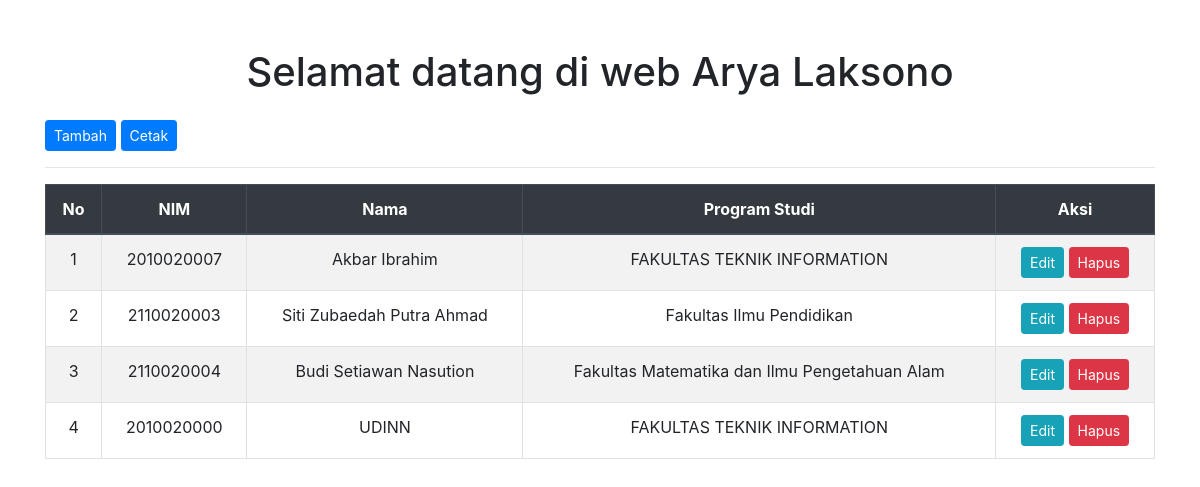
Screenshot of /index.php/mahasiswa with the database file from the repository.
### tables this page shows
CREATE TABLE `mahasiswa` (
  `id_mahasiswa` int(8) NOT NULL,
  `NIM` varchar(15) NOT NULL,
  `nama_mhs` varchar(255) NOT NULL,
  `id_prodi` int(11) DEFAULT NULL
);

CREATE TABLE `prodi` (
  `id_prodi` int(11) NOT NULL,
  `kode_prodi` varchar(10) NOT NULL,
  `nama_prodi` varchar(255) NOT NULL
);

### application/controllers/Mahasiswa.php (called while the page is built, shortened)
<?php
class Mahasiswa extends CI_Controller
{
    public function __construct()
    {
        $this->load->model('Mahasiswa_model');
        $this->load->model('Prodi_model');
    }
    public function index()
    {
        $data['mahasiswa'] = $this->Mahasiswa_model->lihatData();
        $this->load->view('mahasiswa_view', $data);
    }
}

### index.php (called while the page is built, shortened)
<?php
require_once BASEPATH.'core/CodeIgniter.php';

### application/models/Mahasiswa_model.php (called while the page is built, shortened)
<?php
class Mahasiswa_model extends CI_Model
{
    function lihatData()
    {
        $this->db->select('mahasiswa.*, prodi.nama_prodi');
$this->db->from('mahasiswa');
$this->db->join('prodi', 'mahasiswa.id_prodi = prodi.id_prodi', 'left');
        $query = $this->db->get();
        return $query->result();
    }
}

### application/views/mahasiswa_view.php (the view, shortened to what this page needs)
<!DOCTYPE html>
<html lang="en">
<head>
    <link href="https://stackpath.bootstrapcdn.com/bootstrap/4.5.2/css/bootstrap.min.css" rel="stylesheet">
</head>
<body>
    <div class="container mt-5">
        <h1 class="text-center mb-4">Selamat datang di web Arya Laksono</h1>
        <a href="<?= site_url('mahasiswa/tambah') ?>" class="btn btn-primary btn-sm">Tambah</a>
        <a href="<?= site_url('mahasiswa/cetak') ?>" class="btn btn-primary btn-sm">Cetak</a>
        <hr>
        <table class="table table-striped table-bordered">
            <thead class="thead-dark" align="center">
                <tr>
                    <th scope="col">No</th>
                    <th scope="col">NIM</th>
                    <th scope="col">Nama</th>
                    <th scope="col">Program Studi</th>
                    <th scope="col">Aksi</th>
                </tr>
            </thead>
            <tbody align="center">
                <?php
                $no = 1;
                foreach ($mahasiswa as $row) { ?>
                    <tr>
                        <td><?= $no++ ?></td>
                        <td><?= $row->NIM ?></td>
                        <td><?= $row->nama_mhs ?></td>
                        <td><?= $row->nama_prodi ?></td>
                        <td>
                            <a href="<?= site_url('mahasiswa/edit/' . $row->id_mahasiswa) ?>" class="btn btn-info btn-sm">Edit</a>
                            <a href="<?= site_url('mahasiswa/hapus/' . $row->id_mahasiswa) ?>" class="btn btn-danger btn-sm">Hapus</a>
                        </td>
                    </tr>
                <?php } ?>
            </tbody>
        </table>
    </div>
</body>
</html>

### rows the page displays
mahasiswa: NIM "2010020007", nama_mhs "Akbar Ibrahim", id_prodi.nama_prodi "FAKULTAS TEKNIK INFORMATION"
mahasiswa: NIM "2110020003", nama_mhs "Siti Zubaedah Putra Ahmad", id_prodi.nama_prodi "Fakultas Ilmu Pendidikan"
mahasiswa: NIM "2110020004", nama_mhs "Budi Setiawan Nasution", id_prodi.nama_prodi "Fakultas Matematika dan Ilmu Pengetahuan Alam"
mahasiswa: NIM "2010020000", nama_mhs "UDINN", id_prodi.nama_prodi "FAKULTAS TEKNIK INFORMATION"
